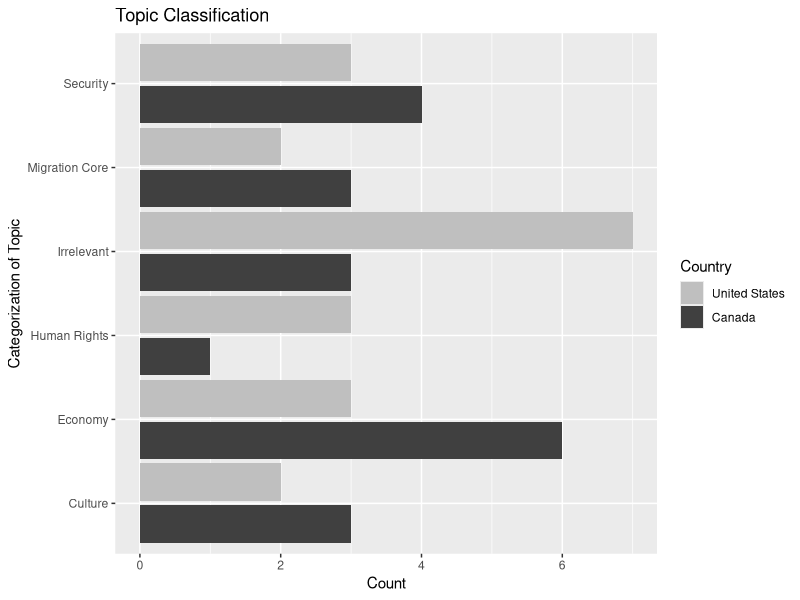
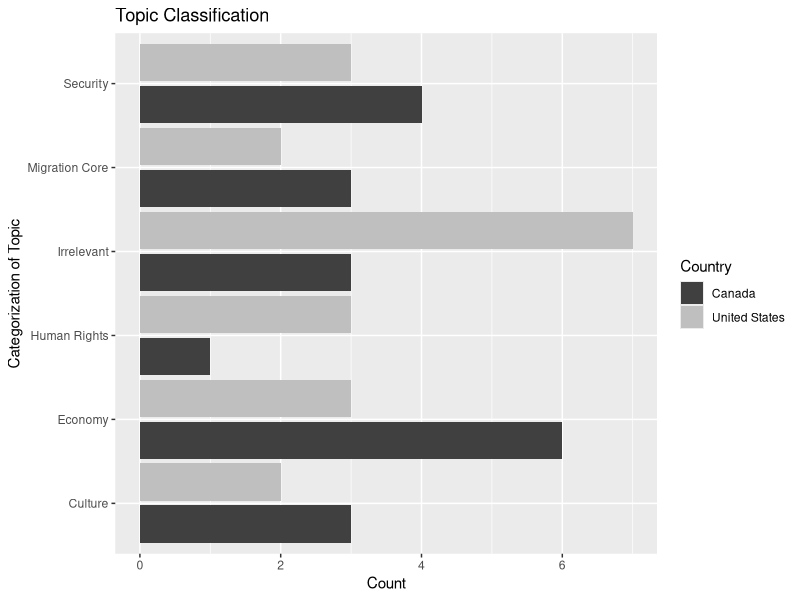

These charts were generated, in order, by the following R code:
library(ggplot2)
library(tidyr)
library(dplyr)
topicClassUSA <-rbind("Migration Core","Migration Core", "Irrelevant", "Irrelevant", "Culture", "Irrelevant",
                "Human Rights", "Human Rights", "Irrelevant", "Security", "Irrelevant", "Economy", "Economy",
                "Irrelevant", "Culture", "Security", "Security", "Economy", "Human Rights", "Irrelevant")
USA <- rbind("United States", "United States", "United States", "United States", "United States", "United States", 
             "United States", "United States", "United States", "United States", "United States", "United States", 
             "United States", "United States", "United States", "United States", "United States", "United States", 
             "United States", "United States")
topicClassUSA <- as.data.frame(cbind(topicClassUSA, USA))
colnames(topicClassUSA)[1] <- "Category"
colnames(topicClassUSA)[2] <- "Country"

topicClassCAN <- rbind("Economy", "Migration Core", "Irrelevant", "Irrelevant", "Migration Core",
                       "Culture", "Economy", "Security", "Culture", "Migration Core", "Culture", "Economy", 
                       "Economy", "Security","Human Rights", "Economy", "Security", "Security", "Irrelevant", "Economy")
CAN <- rbind("Canada", "Canada", "Canada", "Canada", "Canada", "Canada", "Canada", "Canada", "Canada", "Canada", 
             "Canada", "Canada", "Canada", "Canada", "Canada", "Canada", "Canada", "Canada", "Canada", "Canada")
topicClassCAN <- as.data.frame(cbind(topicClassCAN, CAN))
colnames(topicClassCAN)[1] <- "Category"
colnames(topicClassCAN)[2] <- "Country"
dat <- rbind(topicClassUSA, topicClassCAN)
#write.csv(dat, "data.BIGSSS.csv")
#here, i took it into excel to add the counts, I know there's a tidyr way to do it but alas, here we are.
#dat<- read.csv("data.fortopiccategorization.BIGSSS.csv")
# ref https://stackoverflow.com/questions/2479689/crosstab-with-multiple-items
dat_sum = data.frame(xtabs(~Country+Category, data = dat))
#dat_sum$Country = factor(dat_sum$Country, levels = rev(levels(dat_sum$Country)))

Both_Plot = ggplot(data=dat_sum, aes(Category, Freq)) +
  geom_bar(aes(fill=Country), position = position_dodge(width = 1), stat="identity") +
  scale_fill_grey(start = 0.25, end = 0.75) +
  xlab("Categorization of Topic") + 
  coord_flip() +
  ylab("Count" ) +
  ggtitle("Topic Classification")



Both_Plot +  guides(fill =  guide_legend(reverse = TRUE))

Both_Plot
